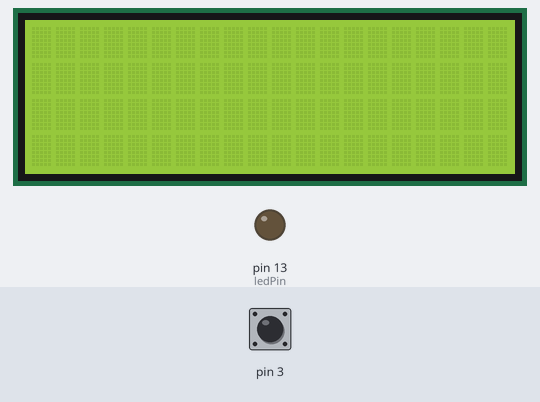
Simulated run of this sketch. Board: Arduino Uno, built with avr-gcc and run on an emulated ATmega328P. Parts: 20×4 character LCD, output pins drawn as LEDs (lit = HIGH). Dashed ring = blinking. The test bench sets the inputs (shaded band); at power-on: pin 3 HIGH. What the sketch prints to the serial monitor is not drawn.

Above: at 1.2 s.
1.3 s: pin 3 driven LOW
At 1.6 s:
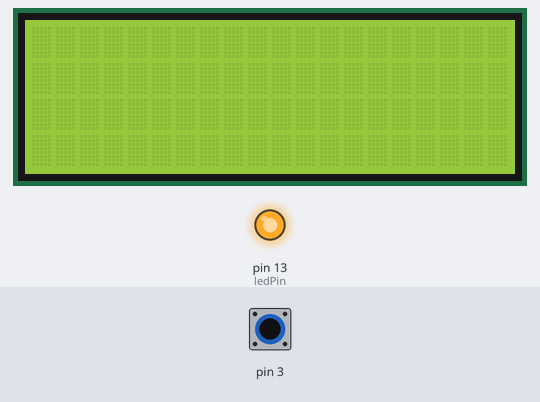
2.8 s: pin 3 pulsed HIGH 5 times (0.12 s each, 0.3 s apart)
At 4.4 s:
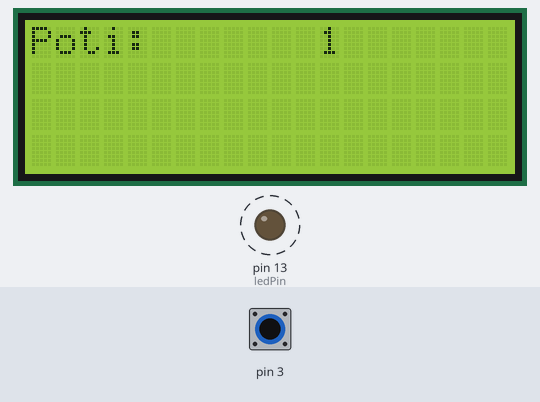
Timing chart, 0 to 5.9 s (numbered marks = the images above; inputs shaded):
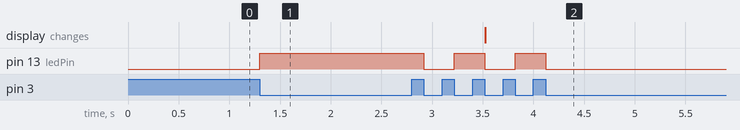

Measured:
- after the input at 1.3 s, pin 13 (ledPin): LOW → HIGH at once
- after the input at 2.8 s, pin 13 (ledPin): alternates HIGH for 0.30 s and LOW for 0.30 s, 5 changes in all, then stays LOW, starting after 0.12 s; the display: changes after 0.72 s (image 2)

The sketch:

interrupt_2.pde
```cpp
//example use of LCD4Bit library


#undef int
#include <stdio.h>
#include <LiquidCrystal.h>


//LiquidCrystal(rs, enable, d4, d5, d6, d7)
  LiquidCrystal lcd (12, 2, 7, 8, 9, 10);


int state = LOW;


 int encoder0PinB = 1;
 int encoder0Pos = 0;
 int ledPin = 13;                // LED connected to digital pin 13
 volatile int encoder = LOW;
 int encoder_old = LOW;
 int minimum = 0;
 int maximum = 500;
 int faktor = 4;
 int val = 0;
 int val_old = 0;

 float f=0;

 char buffer[4]    = "";


void setup()
{

   pinMode(ledPin, OUTPUT);
   attachInterrupt(1, blink, FALLING); // pin 3
   pinMode (encoder0PinB,INPUT);
   Serial.begin (9600);
   lcd.begin(20, 4);
}

void loop()
{
      val=encoder/faktor;

      if (val < minimum)
            {val=minimum;
             encoder=minimum*faktor;}

      if (val > maximum)
            {val=maximum;
             encoder=maximum*faktor;}

  if (val !=val_old)
   {
    // Serial.print (encoder);
    // Serial.print (" ");
     Serial.print (val);
     Serial.print (" ");

      val_old=val;

         sprintf(buffer,"%3d",val);
         lcd.clear();
         lcd.print("Poti:     ");
         lcd.print(buffer);

       //lcd.cursorTo(1, 10);
      // lcd.printIn(buffer);


   }


digitalWrite(ledPin, state);

}


void blink()
{
     if (digitalRead(encoder0PinB) == LOW) {
       encoder--;

     } else {
       encoder++;

     }

     state = !state;
}


/*
 }

 void loop() {
   n = digitalRead(encoder0PinA);
   if ((encoder0PinALast == LOW) && (n == HIGH)) {
     if (digitalRead(encoder0PinB) == LOW) {
       encoder0Pos--;
     } else {
       encoder0Pos++;
     }
     Serial.print (encoder0Pos);
     Serial.print ("/");
   }
     digitalWrite(ledPin, n);   // sets the LED on
     encoder0PinALast = n;
 }


/*
attachInterrupt(interrupt, function, mode)

Description

Specifies a function to call when an external interrupt occurs. Replaces any previous function
that was attached to the interrupt. Most Arduino boards have two external interrupts:

numbers 0 (on digital pin 2) and 1 (on digital pin 3).

The Arduino Mega has an additional four: numbers 2 (pin 21), 3 (pin 20), 4 (pin 19), and 5 (pin 18).


Parameters

interrupt: the number of the interrupt (int)

function: the function to call when the interrupt occurs; this function must take no parameters
and return nothing. This function is sometimes referred to as an interrupt service routine.

mode defines when the interrupt should be triggered. Four contstants are predefined as valid values:

    * LOW to trigger the interrupt whenever the pin is low,
    * CHANGE to trigger the interrupt whenever the pin changes value
    * RISING to trigger when the pin goes from low to high,
    * FALLING for when the pin goes from high to low.

Returns

none

Note

Inside the attached function, delay() won't work and the value returned by millis() will not increment.
Serial data received while in the function may be lost. You should declare as volatile any variables
that you modify within the attached function.

*/
```
